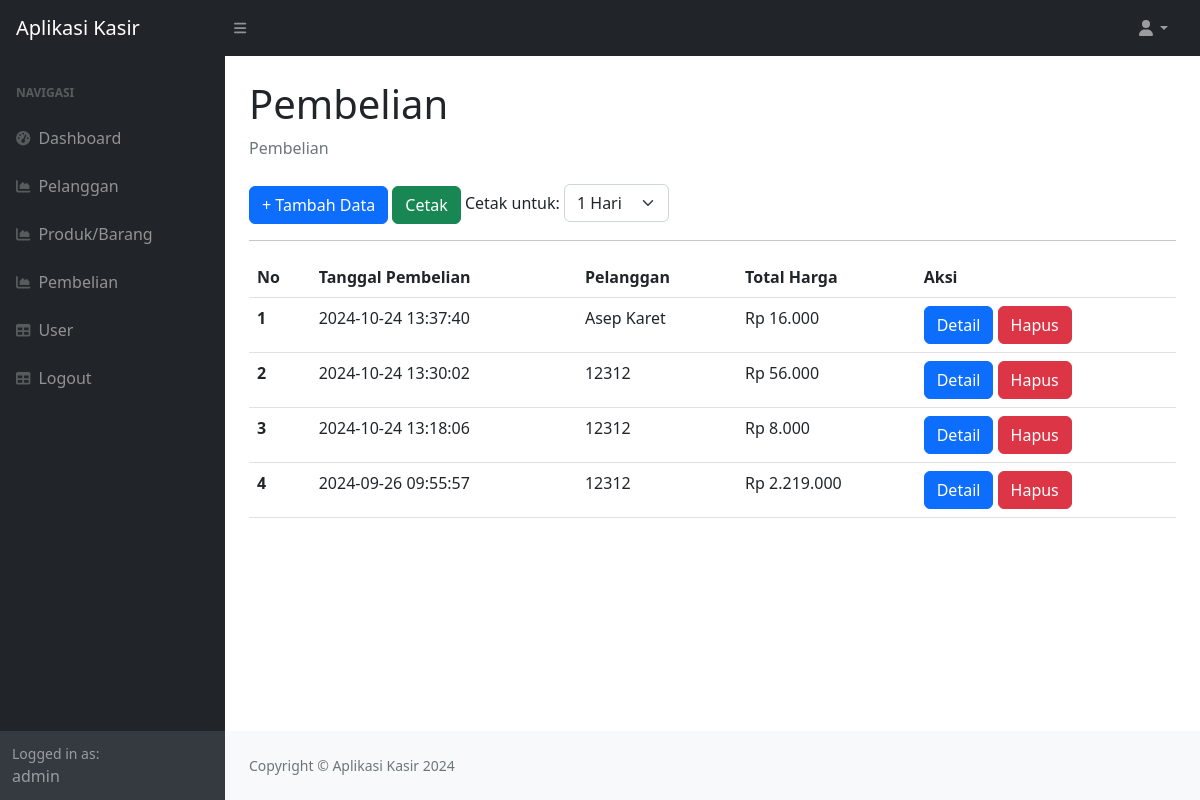
Page /index.php?page=pembelian (signed in) on the committed database.
### tables this page shows
CREATE TABLE `penjualan` (
  `id_penjualan` int(11) NOT NULL,
  `tanggal_penjualan` datetime DEFAULT NULL,
  `total_harga` int(15) DEFAULT NULL,
  `id_pelanggan` int(11) DEFAULT NULL
);

CREATE TABLE `pelanggan` (
  `id_pelanggan` int(11) NOT NULL,
  `nama_pelanggan` varchar(255) DEFAULT NULL,
  `alamat` text DEFAULT NULL,
  `no_telepon` varchar(15) DEFAULT NULL
);

### pembelian.php (the view, shortened to what this page needs)
<div class="container-fluid px-4">
    <h1 class="mt-4">Pembelian</h1>
    <ol class="breadcrumb mb-4">
        <li class="breadcrumb-item active">Pembelian</li>
    </ol>
    <a href="?page=pembelian_tambah" class="btn btn-primary"> + Tambah Data</a>
    <form action="cetak.php" method="GET" target="_blank" class="d-inline">
        <button type="submit" class="btn btn-success">Cetak</button>
        <label for="filter_waktu">Cetak untuk:</label>
        <select name="rentang_waktu" id="filter_waktu" class="form-select" style="width: auto; display: inline-block;">
            <option value="1">1 Hari</option>
        </select>
    </form>
    <hr>
    <table class="table">
        <thead>
            <tr>
                <th>No</th>
                <th>Tanggal Pembelian</th>
                <th>Pelanggan</th>
                <th>Total Harga</th>
                <th>Aksi</th>
            </tr>
        </thead>
        <tbody>
            <?php
            $nomor = 1;
            $query = mysqli_query($koneksi, "SELECT * FROM penjualan LEFT JOIN pelanggan ON pelanggan.id_pelanggan = penjualan.id_pelanggan ORDER BY tanggal_penjualan DESC");
            while ($data = mysqli_fetch_array($query)) {
                ?>
                <tr>
                    <th scope="row"><?php echo $nomor++; ?></th>
                    <td><?php echo $data['tanggal_penjualan']; ?></td>
                    <td><?php echo $data['nama_pelanggan']; ?></td>
                    <td><?php echo 'Rp ' . number_format($data['total_harga'], 0, ',', '.'); ?></td>
                    <td>
                        <a href="?page=pembelian_detail&&id=<?php echo $data['id_penjualan']; ?>"
                            class="btn btn-primary">Detail</a>
                        <a href="?page=pembelian_hapus&&id=<?php echo $data['id_penjualan']; ?>"
                            class="btn btn-danger" onclick="return confirm('Apakah anda yakin akan menghapus data ini?')">Hapus</a>
                    </td>
                </tr>
                <?php
            }
            ?>
        </tbody>
    </table>
</div>

### rows in the picture
penjualan: tanggal_penjualan "2024-10-24 13:37:40", id_pelanggan.nama_pelanggan "Asep Karet", total_harga "16.000"
penjualan: tanggal_penjualan "2024-10-24 13:30:02", id_pelanggan.nama_pelanggan "12312", total_harga "56.000"
penjualan: tanggal_penjualan "2024-10-24 13:18:06", id_pelanggan.nama_pelanggan "12312", total_harga "8.000"
penjualan: tanggal_penjualan "2024-09-26 09:55:57", id_pelanggan.nama_pelanggan "12312", total_harga "2.219.000"

### other values in the picture
$_SESSION['user']['nama'] "admin"
